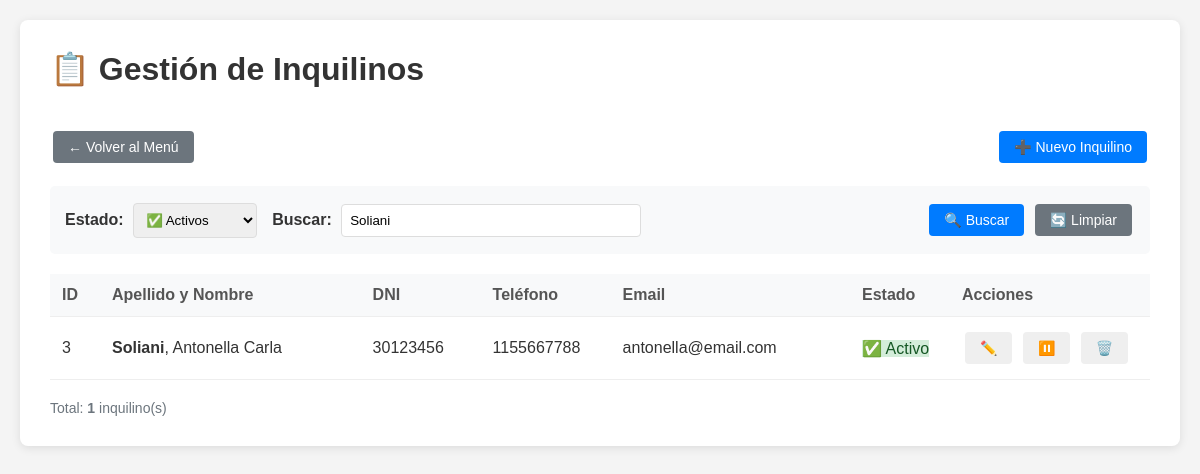
Page /form_inquilinos.php?busqueda=Soliani (signed in) on the committed database.
### tables this page shows
CREATE TABLE `inquilinos` (
  `id` int(11) NOT NULL AUTO_INCREMENT,
  `nombre` varchar(100) NOT NULL,
  `apellido` varchar(100) NOT NULL,
  `dni` varchar(20) NOT NULL,
  `telefono` varchar(50) DEFAULT NULL,
  `email` varchar(100) DEFAULT NULL,
  `direccion` varchar(255) DEFAULT NULL,
  `localidad` varchar(100) DEFAULT NULL,
  `provincia` varchar(100) DEFAULT NULL,
  `observaciones` text DEFAULT NULL,
  `estado` enum('activo','inactivo','eliminado') NOT NULL DEFAULT 'activo',
  `created_at` timestamp NOT NULL DEFAULT current_timestamp(),
  `updated_at` timestamp NOT NULL DEFAULT current_timestamp() ON UPDATE current_timestamp(),
  `deleted_at` timestamp NULL DEFAULT NULL,
  PRIMARY KEY (`id`),
  UNIQUE KEY `dni` (`dni`),
  KEY `idx_inquilino_dni` (`dni`)
);

### form_inquilinos.php (the view, shortened to what this page needs)
<?php
require_once 'config.php';
$filtro = $_GET['filtro'] ?? 'activos';
$busqueda = $_GET['busqueda'] ?? '';
$sql = "SELECT * FROM inquilinos WHERE 1=1";
$params = [];
if ($filtro === 'activos') {
    $sql .= " AND estado = 'activo'";
} elseif ($filtro === 'inactivos') {
    $sql .= " AND estado = 'inactivo'";
} elseif ($filtro === 'eliminados') {
    $sql .= " AND estado = 'eliminado'";
}
if (!empty($busqueda)) {
    $sql .= " AND (apellido LIKE :busqueda OR nombre LIKE :busqueda OR dni LIKE :busqueda)";
    $params[':busqueda'] = "%$busqueda%";
}
$sql .= " ORDER BY apellido, nombre";
$stmt = $pdo->prepare($sql);
$stmt->execute($params);
$inquilinos = $stmt->fetchAll();
?>
<!DOCTYPE html>
<html lang="es">
<head>
    <link rel="stylesheet" href="assets/css/styles.css">
</head>
<body class="form-inquilinos">
    <div class="container">
        <h1>📋 Gestión de Inquilinos</h1>
        <div class="top-actions">
            <div>
                <a href="index.php" class="btn btn-secondary">← Volver al Menú</a>
            </div>
            <div>
                <button onclick="nuevoInquilino()" class="btn btn-primary">
                    ➕ Nuevo Inquilino
                </button>
            </div>
        </div>
        <div class="filtros">
            <form method="GET" style="display: flex; gap: 15px; align-items: center; flex-wrap: wrap; width: 100%;">
                <div>
                    <label>Estado:</label>
                    <select name="filtro" onchange="this.form.submit()">
                        <option value="activos" <?php echo $filtro === 'activos' ? 'selected' : '' ?>>✅ Activos</option>
                    </select>
                </div>
                <div style="flex-grow: 1;">
                    <label>Buscar:</label>
                    <input type="text" name="busqueda" value="<?php echo htmlspecialchars($busqueda) ?>"
                           placeholder="Apellido, nombre o DNI..." style="min-width: 300px;">
                </div>
                <div>
                    <button type="submit" class="btn btn-primary">🔍 Buscar</button>
                    <a href="form_inquilinos.php" class="btn btn-secondary">🔄 Limpiar</a>
                </div>
            </form>
        </div>
        <table>
            <thead>
                <tr>
                    <th style="width: 50px;">ID</th>
                    <th>Apellido y Nombre</th>
                    <th style="width: 120px;">DNI</th>
                    <th style="width: 130px;">Teléfono</th>
                    <th>Email</th>
                    <th style="width: 100px;">Estado</th>
                    <th style="width: 200px;">Acciones</th>
                </tr>
            </thead>
            <tbody>
                <?php if (count($inquilinos) > 0): ?>
                    <?php foreach ($inquilinos as $inquilino): ?>
                        <tr id="row-<?php echo $inquilino['id'] ?>">
                            <td><?php echo $inquilino['id'] ?></td>
                            <td>
                                <strong><?php echo htmlspecialchars($inquilino['apellido']) ?></strong>,
                                <?php echo htmlspecialchars($inquilino['nombre']) ?>
                            </td>
                            <td><?php echo htmlspecialchars($inquilino['dni']) ?></td>
                            <td><?php echo htmlspecialchars($inquilino['telefono'] ?? '-') ?></td>
                            <td><?php echo htmlspecialchars($inquilino['email'] ?? '-') ?></td>
                            <td>
                                <span class="estado-badge estado-<?php echo $inquilino['estado'] ?>">
                                    <?php
                                    $estados = [
                                        'activo' => '✅ Activo',
                                        'inactivo' => '⏸️ Inactivo',
                                        'eliminado' => '🗑️ Eliminado'
                                    ];
                                    echo $estados[$inquilino['estado']] ?? $inquilino['estado'];
                                    ?>
                                </span>
                            </td>
                            <td>
                                <?php if ($inquilino['estado'] !== 'eliminado'): ?>
                                    <button onclick="editarInquilino(<?php echo $inquilino['id'] ?>)"
                                            class="btn btn-editar" title="Editar">
                                        ✏️
                                    </button>
                                    <?php if ($inquilino['estado'] === 'activo'): ?>
                                        <button onclick="desactivarInquilino(<?php echo $inquilino['id'] ?>)"
                                                class="btn btn-desactivar" title="Desactivar">
                                            ⏸️
                                        </button>
                                    <?php endif; ?>
                                    <button onclick="eliminarInquilino(<?php echo $inquilino['id'] ?>)"
                                            class="btn btn-eliminar" title="Eliminar">
                                        🗑️
                                    </button>
                                <?php else: ?>
                                    <span style="color: #999; font-style: italic;">Eliminado</span>
                                <?php endif; ?>
                            </td>
                        </tr>
                    <?php endforeach; ?>
                <?php endif; ?>
            </tbody>
        </table>
        <div style="margin-top: 20px; color: #6c757d; font-size: 14px;">
            Total: <strong><?php echo count($inquilinos) ?></strong> inquilino(s)
        </div>
    </div>
</body>
</html>

### assets/css/styles.css (style rules this page uses)
* { margin: 0; padding: 0; box-sizing: border-box; }
body { font-family: Arial, sans-serif; background: #f4f4f4; margin: 0; padding: 20px; color: #333; }
.container { max-width: 1400px; margin: 0 auto; background: white; padding: 30px; border-radius: 8px; box-shadow: 0 2px 10px rgba(0, 0, 0, 0.1); }
h1 { color: #333; padding-bottom: 10px; margin-bottom: 30px; }
h1, h2, h3 { color: #333; }
.btn { padding: 8px 15px; margin: 3px; border: none; cursor: pointer; border-radius: 4px; font-size: 14px; text-decoration: none; display: inline-block; transition: all 0.3s; }
.btn-primary { background: #007bff; color: white; }
.btn-secondary { background: #6c757d; color: white; }
.filtros { margin: 20px 0; padding: 15px; background: #f8f9fa; border-radius: 5px; display: flex; gap: 15px; align-items: center; flex-wrap: wrap; }
.filtros label { font-weight: bold; margin-right: 5px; }
.filtros input, .filtros select { padding: 8px; border: 1px solid #ddd; border-radius: 4px; }
.top-actions { display: flex; justify-content: space-between; align-items: center; margin-bottom: 20px; }
table { width: 100%; border-collapse: collapse; margin-top: 20px; }
th, td { padding: 12px; text-align: left; border-bottom: 1px solid #eee; }
th { background: #343a40; color: white; font-weight: bold; }
.badge-success, .estado-activo { background: #d4edda; color: #155724; }
.form-inquilinos h1 { border-bottom-color: #007bff; }
table { width: 100%; border-collapse: collapse; }
th { background: #f8f9fa; font-weight: bold; color: #555; }

### rows in the picture
inquilinos: id "3", apellido "Soliani", nombre "Antonella Carla", dni "30123456", telefono "1155667788", email "antonella@email.com", estado "✅ Activo"

### other values in the picture
count($inquilinos) "1"
